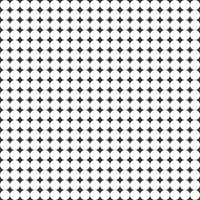
Frame 1 (no input)
Frame 60 (the mouse pressed at the canvas centre just before this capture): identical to frame 1, image omitted
Frame 120 (the mouse held since frame 60 and released just before this capture): identical to frame 1, image omitted

The Processing sketch that drew this single still picture (run headless with seeded random() and noise(); from frame 60 on, the mouse is pressed at the canvas centre):

// Processing sketch: processing_15854
// ── processing_15854.pde

/**
 * Springs. 
 * 
 * Move the mouse over one of the circles and click to re-position. 
 * When you release the mouse, it will snap back into position. 
 * Each circle has a slightly different behavior.  
 */
 

int num = 400; 
Spring[] springs = new Spring[num]; 

void setup()
{
  size(200, 200);
  noStroke(); 
  smooth();
//  for(int i=0;i<num;i++){
   for(int m=0;m<20;m++){
      for(int n=0;n<20;n++){
         springs[m*20+n] = new Spring( m*10+5, n*10+5,  10, 0.98, 8.0, 0.1, springs, m*20+n); 
      }
   }
 //  } //  Spring(float x, float y, int s, float d, float m, float k_in, Spring[] others, int id) 
}

void draw() 
{

   
   int posNum=(((mouseX/10)*20)+mouseY/10);
   springs[posNum].pressed();
   


  background(51); 
     for(int m=0;m<20;m++){
      for(int n=0;n<20;n++){
        springs[m*20+n].update(); 
        springs[m*20+n].display(); 
      }
   }
   
   
   
}

void mousePressed() 
{
/*
  for(int m=0;m<20;m++){
    for(int n=0;n<20;n++){
        springs[m*20+n].pressed(); 
      }
   }*/
}

void mouseReleased() 
{
   for(int m=0;m<20;m++){
      for(int n=0;n<20;n++){
       springs[m*20+n].released();
      }
   }
}
void mouseMoved(){/*
  for(int m=0;m<20;m++){
    for(int n=0;n<20;n++){
        springs[m*20+n].pressed(); 
      }
   }
*/
}

class Spring 
{ 
  // Screen values 
  float xpos, ypos;
  float tempxpos, tempypos; 
  int size = 20; 
  boolean over = false; 
  boolean move = false; 

  // Spring simulation constants 
  float mass;       // Mass 
  float k = 0.2;    // Spring constant 
  float damp;       // Damping 
  float rest_posx;  // Rest position X 
  float rest_posy;  // Rest position Y 

  // Spring simulation variables 
  //float pos = 20.0; // Position 
  float velx = 0.0;   // X Velocity 
  float vely = 0.0;   // Y Velocity 
  float accel = 0;    // Acceleration 
  float force = 0;    // Force 

  Spring[] friends;
  int me;
  
  // Constructor
  Spring(float x, float y, int s, float d, float m, 
         float k_in, Spring[] others, int id) 
  { 
    xpos = tempxpos = x; 
    ypos = tempypos = y;
    rest_posx = x;
    rest_posy = y;
    size = s;
    damp = d; 
    mass = m; 
    k = k_in;
    friends = others;
    me = id; 
  } 

  void update() 
  { 
    if (move) { 
      rest_posy = mouseY; 
      rest_posx = mouseX;
    } 

    force = -k * (tempypos - rest_posy);  // f=-ky 
    accel = force / mass;                 // Set the acceleration, f=ma == a=f/m 
    vely = damp * (vely + accel);         // Set the velocity 
    tempypos = tempypos + vely;           // Updated position 

    force = -k * (tempxpos - rest_posx);  // f=-ky 
    accel = force / mass;                 // Set the acceleration, f=ma == a=f/m 
    velx = damp * (velx + accel);         // Set the velocity 
    tempxpos = tempxpos + velx;           // Updated position 

    
    if ((over() || move) ) { 
      over = true; 
    } else { 
      over = false; 
    } 
  } 
  
  // Test to see if mouse is over this spring
  boolean over() {
    float disX = tempxpos - mouseX;
    float disY = tempypos - mouseY;
    if (sqrt(sq(disX) + sq(disY)) < size/2 ) {
      return true;
    } else {
      return false;
    }
  }
  
  // Make sure no other springs are active
  boolean otherOver() {
    for (int i=0; i<num; i++) {
      if (i != me) {
        if (friends[i].over == true) {
          return true;
        }
      }
    }
    return false;
  }

  void display() 
  { 
    if (over) { 
      fill(153); 
    } else { 
      fill(255); 
    } 
    ellipse(tempxpos, tempypos, size, size);
  } 

  void pressed() 
  { 
    if (over) { 
      move = true; 
    } else { 
      move = false; 
    }  
  } 

  void released() 
  { 
    move = false; 
    rest_posx = xpos;
    rest_posy = ypos;
  } 
} 
